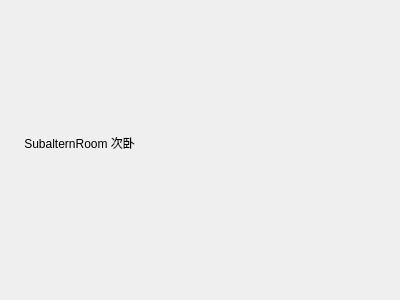
<?xml version="1.0" encoding="UTF-8"?>
<ui version="4.0">
 <class>SubalternRoom</class>
 <widget class="QWidget" name="SubalternRoom">
  <property name="geometry">
   <rect>
    <x>0</x>
    <y>0</y>
    <width>400</width>
    <height>300</height>
   </rect>
  </property>
  <property name="windowTitle">
   <string>Form</string>
  </property>
  <layout class="QVBoxLayout" name="verticalLayout">
   <item>
    <widget class="QLabel" name="label">
     <property name="text">
      <string>    SubalternRoom 次卧
</string>
     </property>
    </widget>
   </item>
  </layout>
 </widget>
 <resources/>
 <connections/>
</ui>
